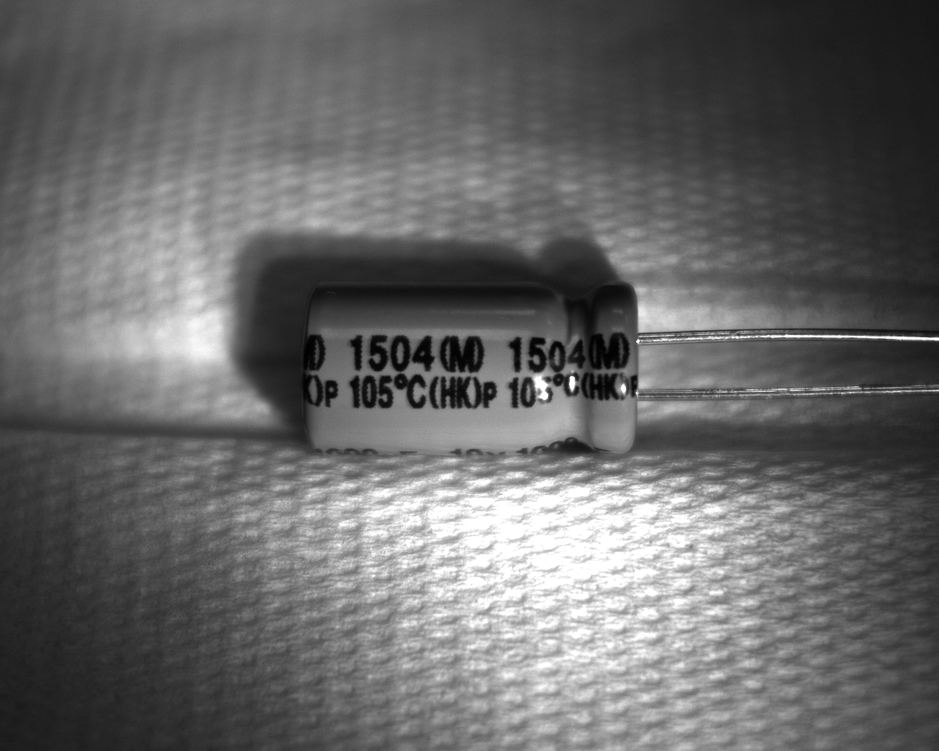
//> input picture 13.png, 939 x 751 px, shrunk from 1280 x 1024 before the run
$ ./Scharr_Thresholded   (built with g++ and OpenCV 4)
//> lines starting //> are read from the running program, lines starting //| are printed output that depends on the picture
#include <opencv2/opencv.hpp>
#include <opencv2/highgui/highgui.hpp>
#include <opencv2/imgproc/imgproc.hpp>

using namespace std;
using namespace cv;

Mat edges, edges_thresholded;
int slider = 50;

void on_slider(int, void *)
{
    if (!edges.empty())
    {
        Mat edges_thresholded;
        threshold(edges, edges_thresholded, slider, 255, THRESH_TOZERO);
        imshow("Thresholded Scharr edges", edges_thresholded);
    }
}

int main()
{
    Mat image = imread("13.png"), image_blurred;
//> image is the input picture: 751 rows x 939 cols, CV_8UC3; min 0, max 255, mean 103.6

    // Blur image with a Gaussian kernel to remove edge noise
    GaussianBlur(image, image_blurred, Size(3, 3), 0, 0);

    // Convert to gray
    Mat image_gray;
    cvtColor(image_blurred, image_gray, CV_BGR2GRAY);

    // Gradients in X and Y directions
    Mat grad_x, grad_y;

    Scharr(image_gray, grad_x, CV_32F, 1, 0);
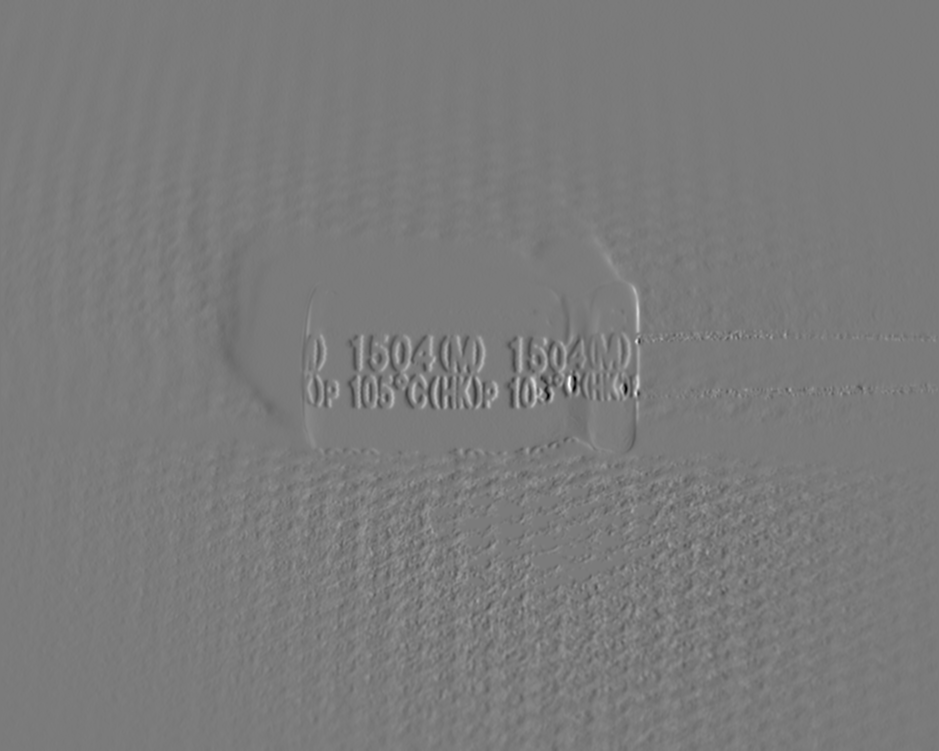
//> grad_x: 751 rows x 939 cols, CV_32FC1; min -2282, max 2438, mean -0.7; drawn with min black and max white
    Scharr(image_gray, grad_y, CV_32F, 0, 1);
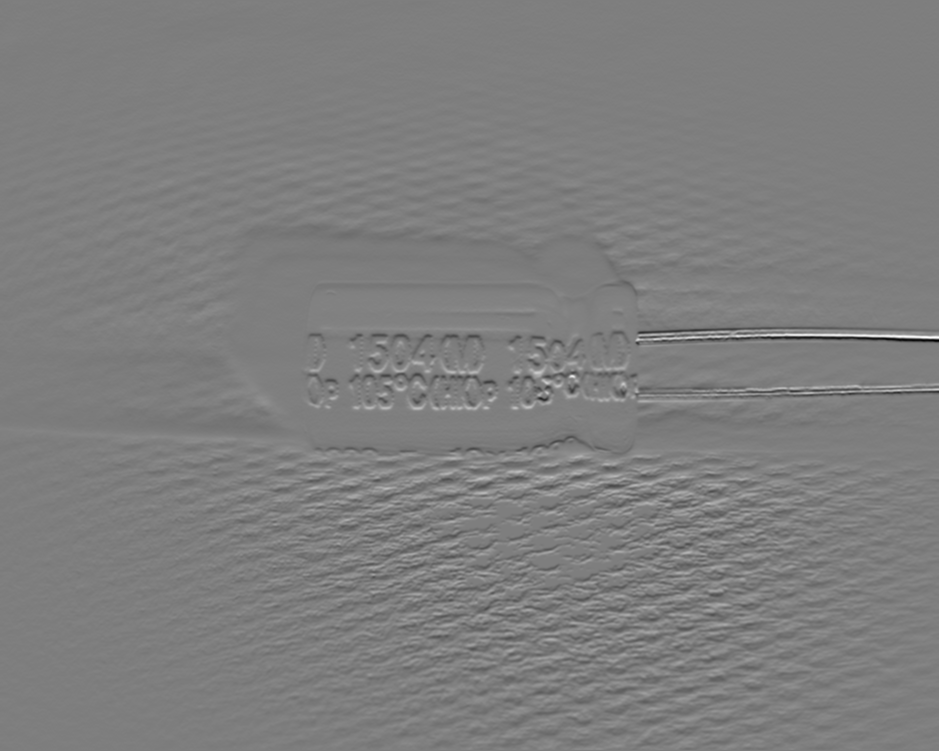
//> grad_y: 751 rows x 939 cols, CV_32FC1; min -2436, max 2474, mean 1; drawn with min black and max white

    // Calculate overall gradient
    pow(grad_x, 2, grad_x);
    pow(grad_y, 2, grad_y);

    Mat grad = grad_x + grad_y;
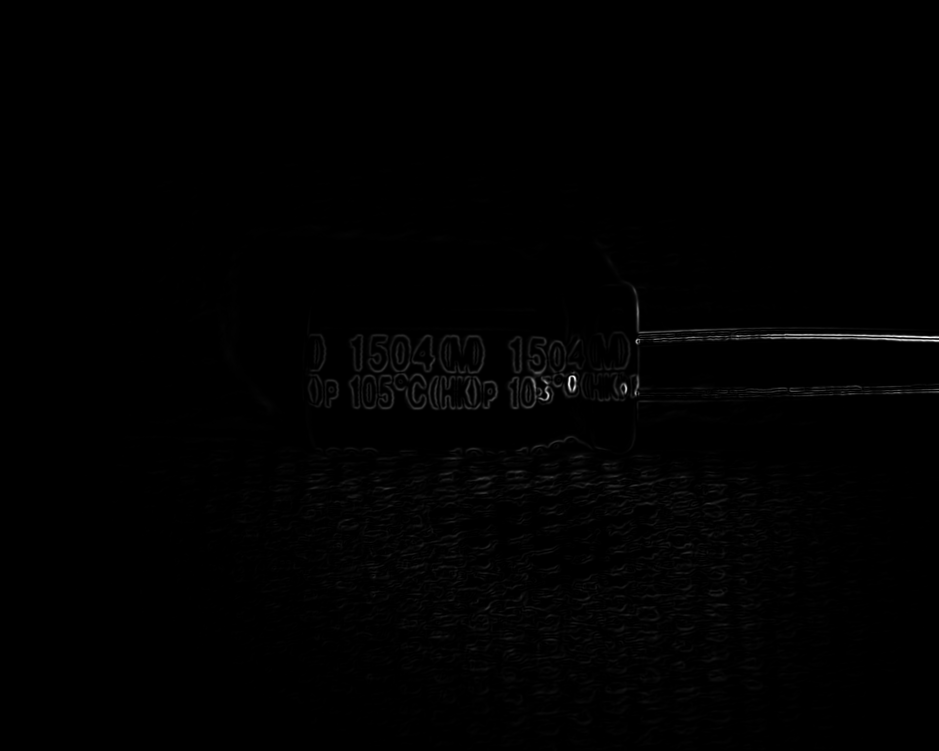
//> grad: 751 rows x 939 cols, CV_32FC1; min 0, max 6211386, mean 37260.8; drawn with min black and max white
    sqrt(grad, grad);

    // Display
    namedWindow("Original image");
    namedWindow("Thresholded Scharr edges");

    // Convert to 8 bit depth for displaying
    grad.convertTo(edges, CV_8U);
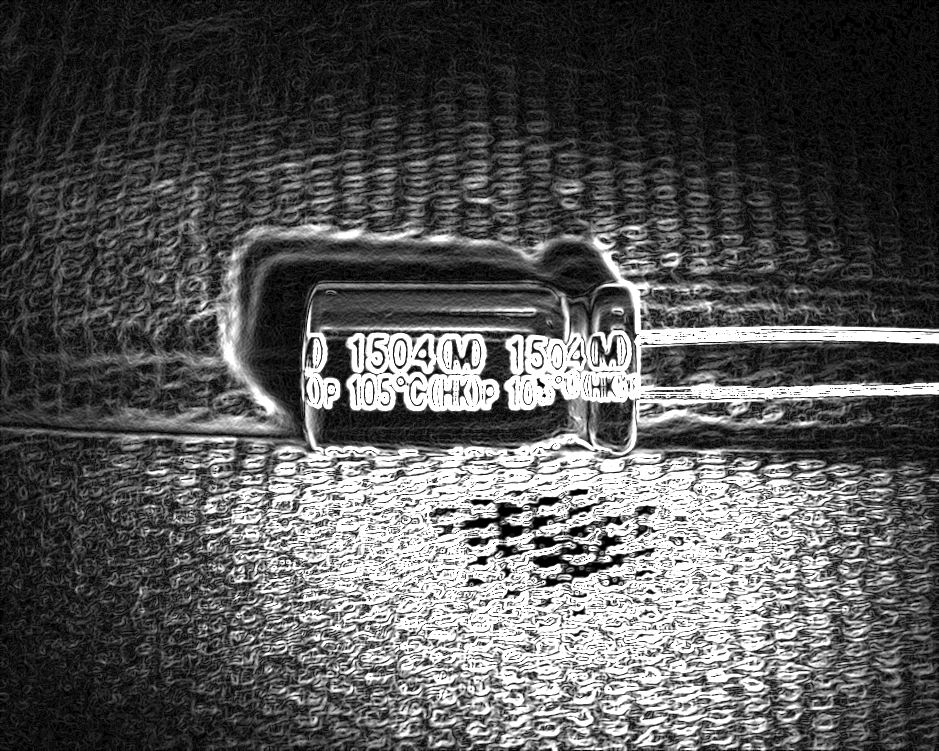
//> edges: 751 rows x 939 cols, CV_8UC1; min 0, max 255, mean 86.7
    threshold(edges, edges_thresholded, slider, 255, THRESH_TOZERO);
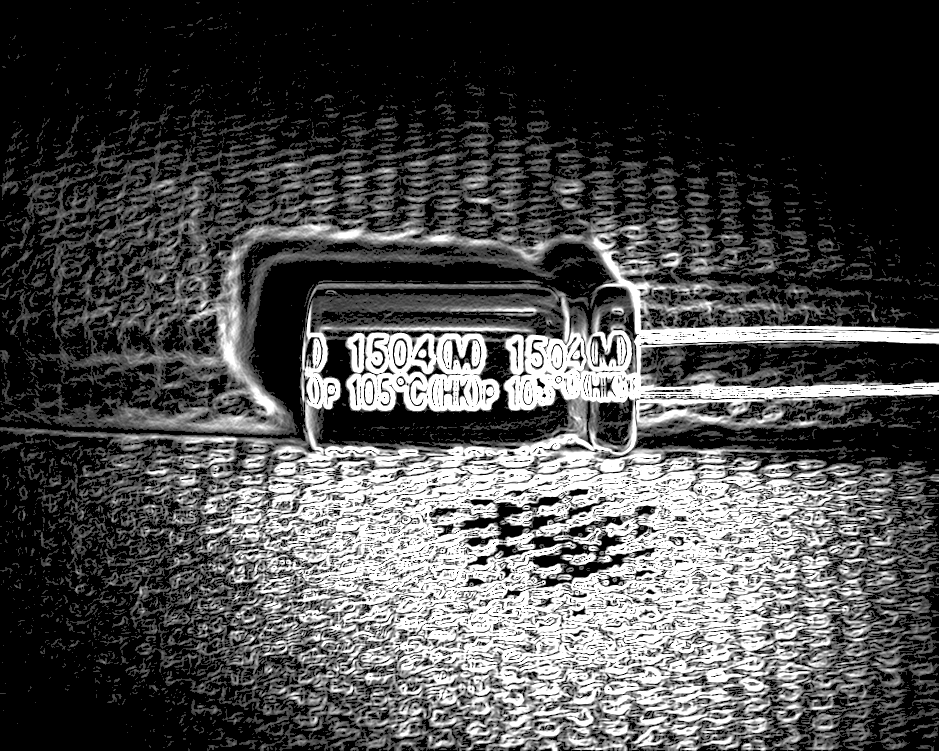
//> edges_thresholded: 751 rows x 939 cols, CV_8UC1; min 0, max 255, mean 75.3

    imshow("Original image", image);
    imshow("Thresholded Scharr edges", edges_thresholded);

    createTrackbar("Threshold", "Thresholded Scharr edges", &slider, 255, on_slider);

    while(char(waitKey(1)) != 'q') {}
//> the 'q' key is pressed

    return 0;
}

$ run again, with 1.png copied over 13.png
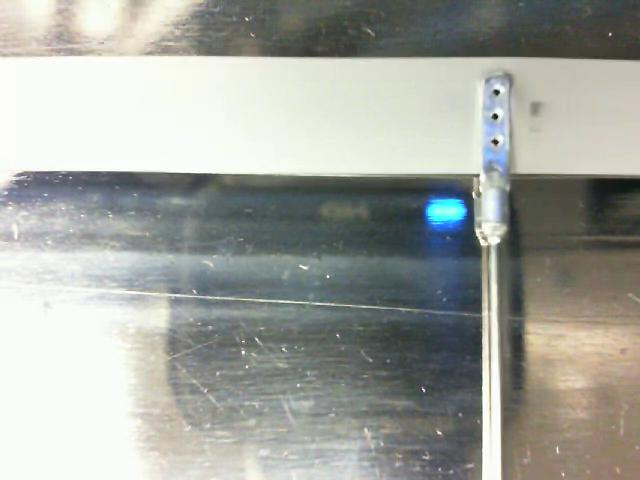
//> input picture 1.png, 640 x 480 px
//> image is the input picture: 480 rows x 640 cols, CV_8UC3; mean B, G, R 158.7, 164.8, 162.4
//> `Mat grad = grad_x + grad_y;`:
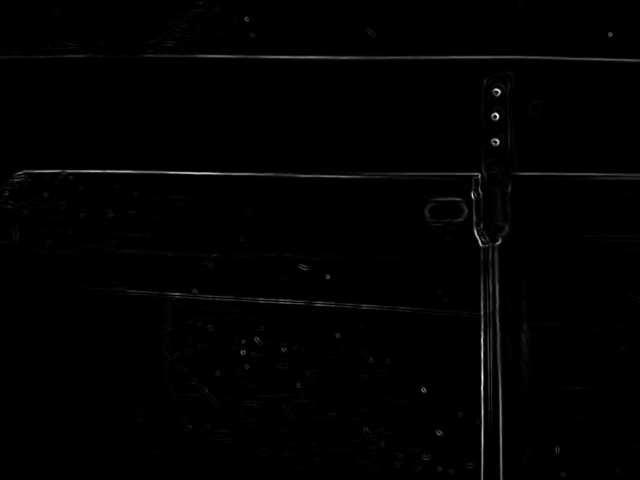
//> grad: 480 rows x 640 cols, CV_32FC1; min 0, max 5514626, mean 44345.4; drawn with min black and max white
//> `threshold(edges, edges_thresholded, slider, 255, THRESH_TOZERO);`:
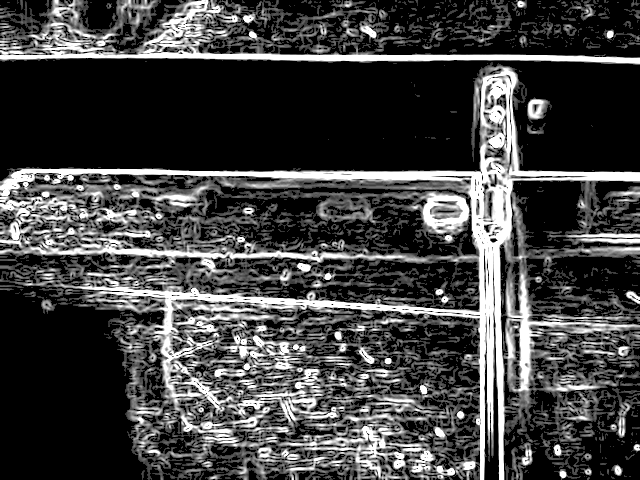
//> edges_thresholded: 480 rows x 640 cols, CV_8UC1; min 0, max 255, mean 65.8
